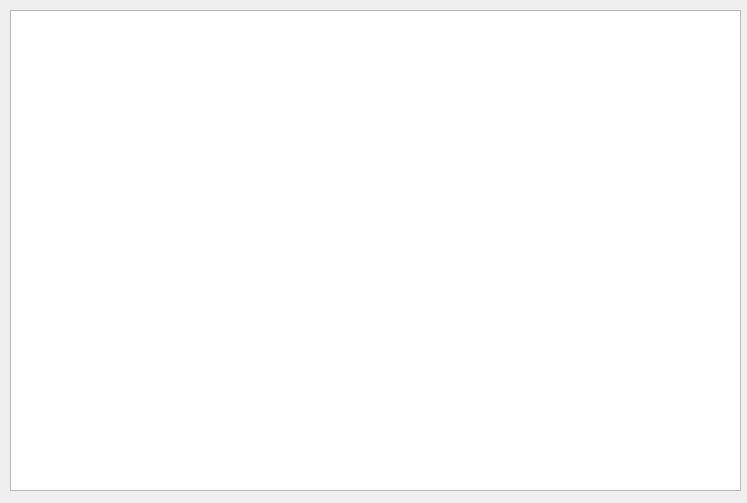
<?xml version="1.0" encoding="UTF-8"?>
<ui version="4.0">
 <class>logwindow</class>
 <widget class="QWidget" name="logwindow">
  <property name="geometry">
   <rect>
    <x>0</x>
    <y>0</y>
    <width>747</width>
    <height>503</height>
   </rect>
  </property>
  <property name="windowTitle">
   <string>Form</string>
  </property>
  <widget class="QTextBrowser" name="logbrowser">
   <property name="geometry">
    <rect>
     <x>10</x>
     <y>10</y>
     <width>731</width>
     <height>481</height>
    </rect>
   </property>
   <property name="mouseTracking">
    <bool>true</bool>
   </property>
  </widget>
 </widget>
 <resources/>
 <connections/>
</ui>
